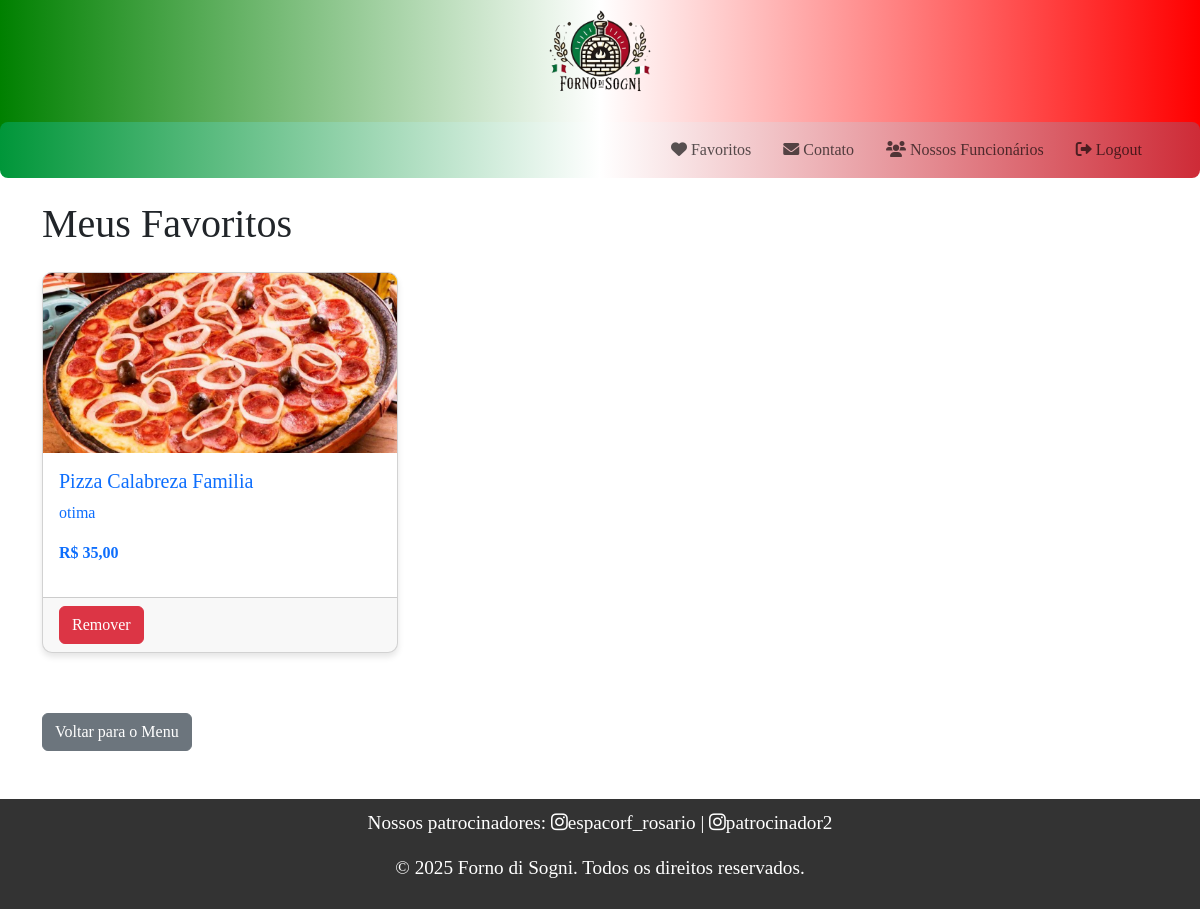
Page /favoritos (signed in) on the committed database.
### main.py (models this page shows)
class Favorito(db.Model):
    id = db.Column(db.Integer, primary_key=True)
    cliente_id = db.Column(db.Integer, db.ForeignKey('cliente.id'), nullable=False)
    prato_id = db.Column(db.Integer, db.ForeignKey('prato.id'), nullable=True)
    bebida_id = db.Column(db.Integer, db.ForeignKey('bebida.id'), nullable=True)
    cliente = db.relationship('Cliente', back_populates='favoritos')
    prato = db.relationship('Prato', back_populates='favoritos', foreign_keys=[prato_id])
    bebida = db.relationship('Bebida', back_populates='favoritos', foreign_keys=[bebida_id])

class Prato(db.Model):
    id = db.Column(db.Integer, primary_key=True)
    nome = db.Column(db.String(100), nullable=False)
    descricao = db.Column(db.Text, nullable=True)
    preco = db.Column(db.Float, nullable=False)
    imagem = db.Column(db.String(120), nullable=True)
    favoritos = db.relationship('Favorito', back_populates='prato', cascade="all, delete")

### main.py (the view)
@app.route('/favoritos', methods=['GET'])
@login_required
def area_favoritos():
    if not current_user.is_authenticated:
        flash("Você precisa estar logado para acessar seus favoritos!", "warning")
        return redirect(url_for('login_cliente'))
    favoritos = Favorito.query.filter_by(cliente_id=current_user.id).all()
    pratos = Prato.query.all()
    bebidas = Bebida.query.all()
    return render_template('cliente/favoritos.html', favoritos=favoritos, prato=pratos, bebida=bebidas)

### main.py (called while the page is built)
@login_manager.user_loader
def load_user(cliente_id):
    return Cliente.query.get(int(cliente_id))

### templates/Cliente/favoritos.html (shortened to what this page needs)
<!DOCTYPE html>
<html lang="pt-br">
<head>
    <link href="https://cdn.jsdelivr.net/npm/bootstrap@5.3.0-alpha3/dist/css/bootstrap.min.css" rel="stylesheet">
    <link rel="stylesheet" href="https://cdnjs.cloudflare.com/ajax/libs/font-awesome/6.0.0-beta3/css/all.min.css">
    <link rel="stylesheet" href="{{ url_for('static', filename='css/styles_home.css') }}">
</head>
<body>
    <header>
        <a href="{{ url_for('home') }}">
            <img src="{{ url_for('static', filename='img/logo.png') }}" alt="Logo Forno di Sogni">
        </a>
        <nav class="navbar navbar-expand-lg">
            <div class="container">
                <div class="collapse navbar-collapse" id="navbarNav">
                    <ul class="navbar-nav ms-auto">
                        <li class="nav-item">
                            <a class="nav-link" href="{{ url_for('area_favoritos') }}"><i class="fa fa-heart"></i> Favoritos</a>
                        </li>
                        <li class="nav-item">
                            <a class="nav-link" href="#contato"><i class="fa fa-envelope"></i> Contato</a>
                        </li>
                        <li class="nav-item">
                            <a class="nav-link" href="{{ url_for('conhecer_funcionarios') }}"><i class="fa fa-users"></i> Nossos Funcionários</a>
                        </li>
                        {% if not current_user.is_authenticated %}
                        <li class="nav-item">
                            <a class="nav-link" href="{{ url_for('login_cliente') }}"><i class="fa fa-sign-in-alt"></i> Login</a>
                        </li>
                        <li class="nav-item">
                            <a class="nav-link" href="{{ url_for('cadastro_cliente') }}"><i class="fa fa-user-plus"></i> Cadastro</a>
                        </li>
                        {% else %}
                        <li class="nav-item">
                            <a class="nav-link" href="{{ url_for('logout_cliente') }}"><i class="fa fa-sign-out-alt"></i> Logout</a>
                        </li>
                        {% endif %}
                    </ul>
                </div>
            </div>
        </nav>
    </header>
    <div class="container mt-4">
        <h1 class="mb-4" style="margin-top: 50px;">Meus Favoritos</h1>
        {% if favoritos %}
            <div class="row">
                {% for favorito in favoritos %}
                    <div class="col-md-4 mb-4">
                        <div class="card">
                            {% if favorito.prato %}
                            <a href="{{ url_for('detalhes_prato', prato_id=favorito.prato.id) }}" class="text-decoration-none">
                                <img src="{{ url_for('static', filename='img/' + favorito.prato.imagem) }}" class="card-img-top" alt="{{ favorito.prato.nome }}">
                                <div class="card-body">
                                    <h5 class="card-title">{{ favorito.prato.nome }}</h5>
                                    <p class="card-text">{{ favorito.prato.descricao }}</p>
                                    <p class="fw-bold">R$ {{ "{:,.2f}".format(favorito.prato.preco).replace(".", ",") }}</p>
                                </div>
                            </a>
                            {% endif %}
                            <div class="card-footer">
                                <form action="{{ url_for('excluir_favorito', id=favorito.id) }}" method="POST">
                                    <button class="btn btn-danger">Remover</button>
                                </form>
                            </div>
                        </div>
                    </div>
                {% endfor %}
            </div>
        {% else %}
            <p class="text-muted">Você ainda não adicionou nenhum item aos favoritos.</p>
        {% endif %}
        <a href="{{ url_for('home') }}" class="btn btn-secondary mt-3">Voltar para o Menu</a>
    </div>
    <footer class="mt-5 text-center">
        <p>Nossos patrocinadores:
            <a href="https://instagram.com/espacorf_rosario" target="_blank">
                <i class="fab fa-instagram"> </i>espacorf_rosario
            </a> |
            <a href="https://instagram.com/patrocinador2" target="_blank">
                <i class="fab fa-instagram"> </i>patrocinador2
            </a>
        </p>
        <p>&copy; 2025 Forno di Sogni. Todos os direitos reservados.</p>
    </footer>
</body>
</html>

### static/css/styles_home.css (style rules this page uses)
* { font-family: 'Italianno', cursive; }
header { background: linear-gradient(to right, green, white, red); text-align: center; min-height: 10px; max-height: 150px; font-family: 'Arial', sans-serif; padding: 0 0; margin-bottom: 10px; }
header img { max-width: 115px; margin-bottom: 4px; }
nav a { text-decoration: none; color: #333; font-size: 0.9rem; margin: 0 8px; padding: 6px 12px; background-color: #fff; border-radius: 5px; transition: background-color 0.3s; }
body { height: 100%; margin: 0; padding: 0; background: url("/static/img/checkered-pattern5.png") repeat; background-size: 200px 200px; background-size: cover; background-attachment: fixed; }
body::before { content: ""; position: fixed; top: 0; left: 0; width: 100%; height: 100%; background: rgba(255, 255, 255, 0.3); z-index: -1; }
.card { margin-bottom: 20px; border-radius: 10px; overflow: hidden; box-shadow: 0 4px 6px rgba(0, 0, 0, 0.1); }
.card img { max-height: 180px; object-fit: cover; }
footer { text-align: center; background-color: #333; color: white; padding: 10px; font-size: 1.2rem; width: 100%; }
footer a { text-decoration: none; color: white; }
.navbar { background: linear-gradient(to right, #009639, white, #ce2b37); padding: 8px 10px; margin-top: 5px; border-radius: 8px; }

### rows in the picture
Favorito: imagem (picture), prato.nome "Pizza Calabreza Familia", prato.descricao "otima"
Prato: preco "35,00"
